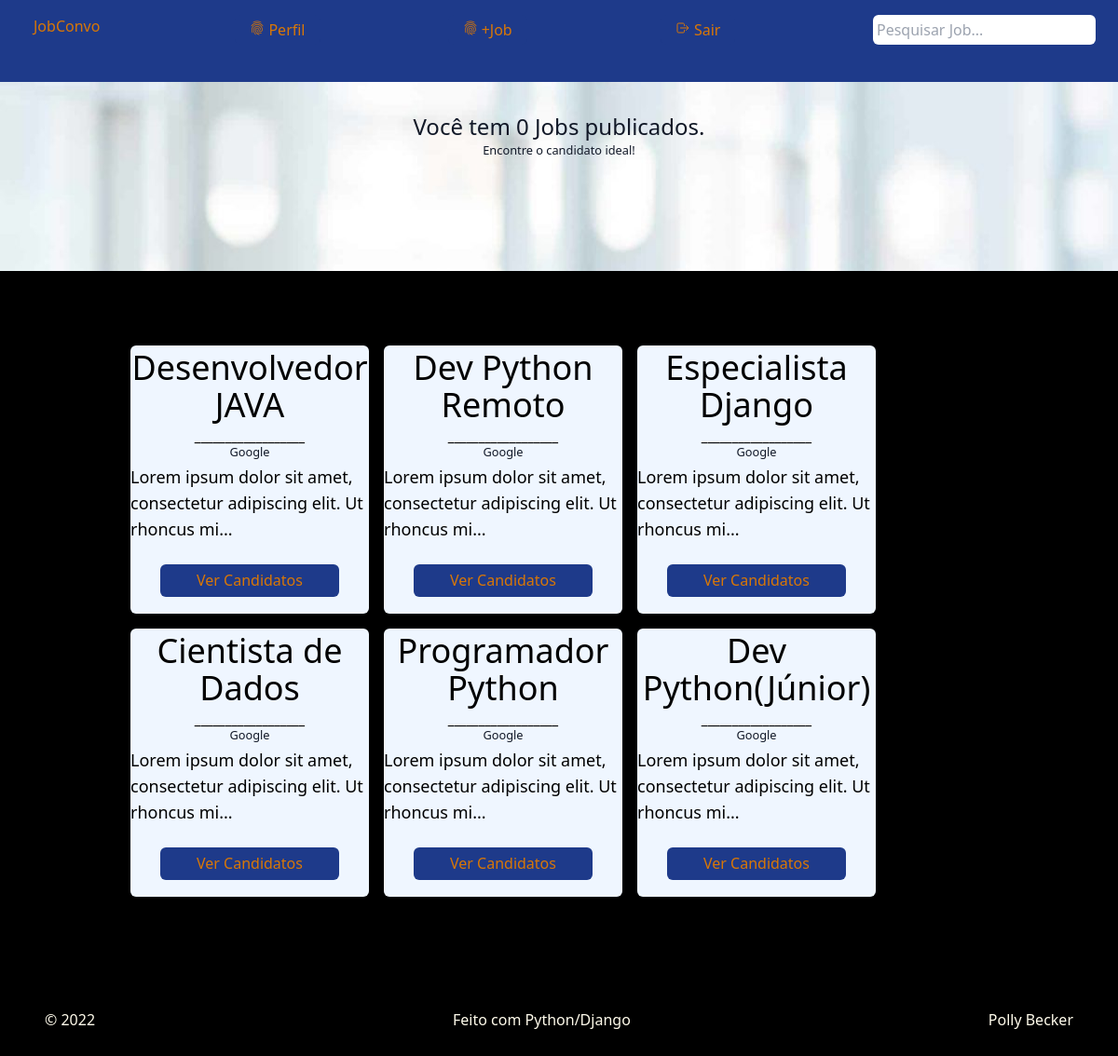
/dashboard/2 (signed in), run on the app's committed database.
### job/models.py (models this page shows, shortened)
class Job(models.Model):
    contratante = models.ForeignKey(Usuario, related_name="minhas_vagas", on_delete=models.CASCADE)
    jobs_vistos = models.ManyToManyField(Candidato)
    tilulo=models.CharField(max_length=100)
    visualizados =models.IntegerField(default=0)
    total_candidatos=models.IntegerField(default=0)
    lancamento=models.DateTimeField(default=timezone.now)
    escolaridade = models.CharField(max_length=20, choices=ESCOLARIDADE)
    faixa_salarial=models.CharField(max_length=20,choices=FAIXA_SALARIAL)
    requisitos=models.TextField(max_length=1000)

### sujeito/models.py (models this page shows)
class Usuario(AbstractUser):
    is_empresa = models.BooleanField('empresa status', default=False)
    is_candidato = models.BooleanField('candidato status', default=False)

### sujeito/views.py (the view)
# urls.py: path("dashboard/<int:pk>", DashboardEmpresa.as_view(),name='dashboard'),
class DashboardEmpresa(LoginRequiredMixin, DetailView):
    template_name = 'dashboard.html'
    model = Usuario
    def get_context_data(self,**kwargs):
        context=super(DashboardEmpresa, self).get_context_data(**kwargs)
        nome=self.get_object().id
        todas_vagas =Job.objects.filter(contratante=nome)
        context['lista_todas_vagas']= todas_vagas
        return context

### job/gerenciador.py (called while the page is built)
def lista_jobs(request):
    lista_jobs =Job.objects.all().order_by('-lancamento')
    return {'lista_jobs_recentes':lista_jobs }

### sujeito/templates/dashboard.html (shortened to what this page needs)
{% extends 'base.html' %}
{% load static %}
{% block content %}
    <header class='bg-primary_black flex justify-center py-10'style="background-image: url('{% static 'jos.jpg' %}');">
        <div class="p-20 w-10/12 relative" >
            <h2 class="text-gray-900 text-2xl text-center font-medium">
                Você tem {{ minhas_vagas|length }} Jobs publicados.
            </h2>
            <small class="text-gray-900 text-center">
                <p>Encontre o candidato ideal!</p>
            </small>
        </div>
    </header>
    <header class=' flex justify-center py-10'>
        <div class="p-8 w-10/12 relative" >
            <h2 class="text-gray-200">
                <div class="flex flex-wrap items-center min-w-full movie_lis">
                  {% for job in lista_todas_vagas %}
                    <div class="m-2 bg-blue-50 overflow-hidden flex-shrink-0 rounded-md cursor-pointer h-72 w-64">
                            <h1 class="text-center text-4xl font-medium font-bold text-black my-1">{{job.tilulo}}<br></h1>
                            <h1 class="text-center font-bold text-black">__________________</h1>
                            <small class="flex grid justify-items-center text-gray-900">{{job.contratante}}</small>
                            <h3 class=" text-lg text-black my-1">{{job.requisitos|slice:'70'}}...</h3>
                        <div  class="flex grid justify-items-center my-4">
                            <a href="#">
                                <button class=" w-48 bg-blue-900 hover:bg-slate-50 text-amber-600 rounded-md py-2 px-3">
                                    Ver Candidatos
                                </button>
                            </a>
                        </div>
                    </div>
                  {% endfor %}
                </div>
            </h2>
        </div>
    </header>
{% endblock%}

### data on the page
Job: tilulo "Desenvolvedor JAVA", contratante "Google", requisitos "Lorem ipsum dolor sit amet, consectetur adipiscing elit. Ut rhoncus mi"
Job: tilulo "Dev Python Remoto", contratante "Google", requisitos "Lorem ipsum dolor sit amet, consectetur adipiscing elit. Ut rhoncus mi"
Job: tilulo "Especialista Django", contratante "Google", requisitos "Lorem ipsum dolor sit amet, consectetur adipiscing elit. Ut rhoncus mi"
Job: tilulo "Cientista de Dados", contratante "Google", requisitos "Lorem ipsum dolor sit amet, consectetur adipiscing elit. Ut rhoncus mi"
Job: tilulo "Programador Python", contratante "Google", requisitos "Lorem ipsum dolor sit amet, consectetur adipiscing elit. Ut rhoncus mi"
Job: tilulo "Dev Python(Júnior)", contratante "Google", requisitos "Lorem ipsum dolor sit amet, consectetur adipiscing elit. Ut rhoncus mi"

### other printed values
{{ minhas_vagas|length }} "0"
